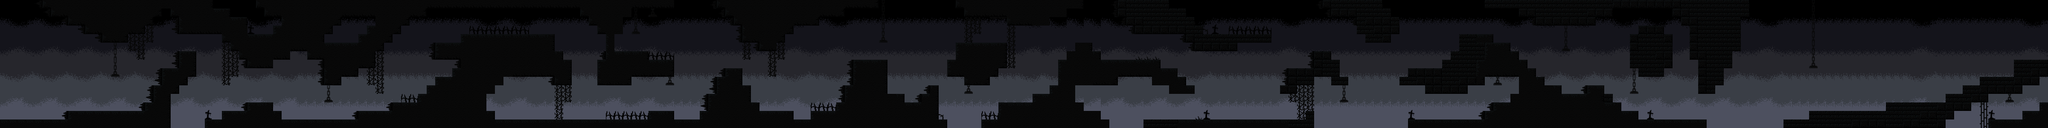

Tiled map render using the project's own tile images. Description and the map definition, with tile-layer contents summarised, below:
An orthogonal 240x15 tile map with 16x16 px tiles, 3 tile layers (Kachelebene 2, colliedes, deaths), 5 tilesets and 267 objects.

<map version="1.2" tiledversion="1.3.1" orientation="orthogonal" renderorder="right-down" compressionlevel="0" width="240" height="15" tilewidth="16" tileheight="16" infinite="0" nextlayerid="23" nextobjectid="516">
 <editorsettings>
  <export target="." format="tmx" />
 </editorsettings>
 <tileset firstgid="1" source="tileset_15.tsx" />
 <tileset firstgid="41" name="bg_void_02" tilewidth="64" tileheight="240" tilecount="1" columns="1">
  <image source="bg_void_02.png" width="64" height="240" />
 </tileset>
 <tileset firstgid="42" name="spikess" tilewidth="16" tileheight="16" tilecount="2" columns="1">
  <image source="spikes.png" width="16" height="32" />
 </tileset>
 <tileset firstgid="44" name="dekopack1" tilewidth="16" tileheight="16" tilecount="10" columns="5">
  <image source="dekopack1.png" width="80" height="32" />
 </tileset>
 <tileset firstgid="54" name="Grave02" tilewidth="13" tileheight="18" tilecount="1" columns="1">
  <image source="Grave02.png" width="13" height="18" />
 </tileset>
 <layer id="10" name="Kachelebene 2" width="240" height="15">
  <data>[3600 cells, 149 non-empty, 2 distinct tile ids]</data>
 </layer>
 <objectgroup id="17" name="hitboxes">
  <object id="135" x="0" y="224" width="160" height="16" />
  <object id="149" x="1888" y="32" width="64" height="16" />
  <object id="150" x="1808" y="16" width="96" height="16" />
  <object id="151" x="1792" y="0" width="32" height="16" />
  <object id="163" x="672" y="208" width="80" height="16" />
  <object id="164" x="736" y="192" width="96" height="16" />
  <object id="165" x="816" y="208" width="112" height="16" />
  <object id="167" x="912" y="224" width="320" height="16" />
  <object id="168" x="1216" y="208" width="48" height="16" />
  <object id="169" x="1248" y="224" width="288" height="16" />
  <object id="170" x="1520" y="208" width="64" height="16" />
  <object id="171" x="1568" y="192" width="32" height="16" />
  <object id="172" x="1584" y="160" width="16" height="32" />
  <object id="175" x="1664" y="176" width="32" height="16" />
  <object id="176" x="1728" y="176" width="32" height="16" />
  <object id="177" x="1744" y="160" width="16" height="16" />
  <object id="178" x="1840" y="224" width="32" height="16" />
  <object id="183" x="784" y="0" width="320" height="16" />
  <object id="184" x="1088" y="16" width="64" height="16" />
  <object id="185" x="1104" y="32" width="32" height="16" />
  <object id="186" x="1152" y="0" width="112" height="16" />
  <object id="187" x="1136" y="96" width="80" height="16" />
  <object id="188" x="1216" y="112" width="48" height="32" />
  <object id="189" x="1184" y="128" width="32" height="16" />
  <object id="191" x="944" y="128" width="96" height="16" />
  <object id="194" x="832" y="96" width="32" height="16" />
  <object id="195" x="864" y="112" width="80" height="16" />
  <object id="196" x="1040" y="96" width="16" height="16" />
  <object id="198" x="1344" y="0" width="32" height="16" />
  <object id="199" x="1360" y="16" width="32" height="16" />
  <object id="200" x="1376" y="32" width="32" height="16" />
  <object id="201" x="1392" y="48" width="32" height="32" />
  <object id="202" x="1424" y="64" width="32" height="32" />
  <object id="203" x="1456" y="0" width="16" height="80" />
  <object id="204" x="608" y="112" width="32" height="48" />
  <object id="205" x="640" y="96" width="32" height="48" />
  <object id="206" x="672" y="96" width="32" height="32" />
  <object id="207" x="2096" y="0" width="32" height="32" />
  <object id="208" x="2112" y="32" width="32" height="16" />
  <object id="209" x="2128" y="48" width="112" height="16" />
  <object id="210" x="2224" y="64" width="32" height="16" />
  <object id="212" x="2240" y="80" width="80" height="16" />
  <object id="214" x="2176" y="128" width="32" height="16" />
  <object id="215" x="2208" y="144" width="16" height="16" />
  <object id="217" x="2320" y="64" width="64" height="16" />
  <object id="218" x="2496" y="16" width="48" height="16" />
  <object id="219" x="2544" y="32" width="64" height="16" />
  <object id="227" x="2784" y="0" width="32" height="16" />
  <object id="229" x="2656" y="144" width="32" height="16" />
  <object id="230" x="2672" y="160" width="32" height="16" />
  <object id="231" x="2688" y="224" width="112" height="16" />
  <object id="232" x="2784" y="208" width="32" height="16" />
  <object id="233" x="2800" y="192" width="96" height="16" />
  <object id="234" x="2880" y="176" width="112" height="16" />
  <object id="235" x="2976" y="160" width="32" height="16" />
  <object id="236" x="2432" y="128" width="32" height="16" />
  <object id="249" x="2320" y="224" width="80" height="16" />
  <object id="258" x="3056" y="64" width="16" height="32" />
  <object id="259" x="3072" y="48" width="48" height="16" />
  <object id="260" x="3120" y="64" width="16" height="48" />
  <object id="261" x="3120" y="112" width="16" height="16" />
  <object id="263" x="2880" y="32" width="112" height="16" />
  <object id="264" x="2976" y="16" width="48" height="16" />
  <object id="265" x="3024" y="0" width="128" height="16" />
  <object id="266" x="3136" y="16" width="32" height="16" />
  <object id="267" x="3152" y="32" width="32" height="16" />
  <object id="268" x="3168" y="48" width="16" height="64" />
  <object id="269" x="3072" y="224" width="128" height="16" />
  <object id="276" x="2784" y="128" width="80" height="16" />
  <object id="277" x="2768" y="144" width="16" height="16" />
  <object id="278" x="2784" y="80" width="32" height="16" />
  <object id="288" x="3344" y="224" width="64" height="16" />
  <object id="289" x="3392" y="208" width="160" height="16" />
  <object id="290" x="3536" y="192" width="128" height="16" />
  <object id="291" x="3648" y="176" width="48" height="16" />
  <object id="292" x="3680" y="160" width="48" height="16" />
  <object id="293" x="3712" y="144" width="80" height="16" />
  <object id="294" x="3776" y="112" width="64" height="32" />
  <object id="330" x="3184" y="160" width="32" height="16" />
  <object id="336" x="1600" y="0.333333" width="17.6667" height="0.333333" />
  <object id="338" x="3536" y="0" width="49" height="2" />
  <object id="342" x="3585.33" y="-0.333333" width="27" height="3" />
  <object id="343" x="1600" y="112" width="64" height="16" />
  <object id="354" x="816" y="80" width="48" height="16" />
  <object id="355" x="864" y="64" width="176" height="16" />
  <object id="356" x="1024" y="80" width="16" height="16" />
  <object id="357" x="128" y="208" width="144" height="16" />
  <object id="358" x="304" y="0" width="16" height="16" />
  <object id="359" x="320" y="16" width="16" height="16" />
  <object id="360" x="352" y="48" />
  <object id="361" x="336" y="48" width="80" height="16" />
  <object id="362" x="416" y="64" width="16" height="16" />
  <object id="363" x="432" y="80" width="16" height="16" />
  <object id="364" x="448" y="96" width="16" height="16" />
  <object id="365" x="336" y="96" width="32" height="16" />
  <object id="366" x="352" y="112" width="16" height="32" />
  <object id="367" x="336" y="144" width="16" height="16" />
  <object id="368" x="384" y="224" width="32" height="16" />
  <object id="369" x="416" y="208" width="48" height="16" />
  </objectgroup>
 <layer id="18" name="colliedes" width="240" height="15">
  <data>[3600 cells, 1499 non-empty, 22 distinct tile ids]</data>
 </layer>
 <objectgroup id="13" name="dynamics">
  <!-- 13 objects omitted --></objectgroup>
 <layer id="19" name="deaths" width="240" height="15">
  <data>[3600 cells, 0 non-empty, 0 distinct tile ids]</data>
 </layer>
 <objectgroup id="16" name="deathcollids">
  <!-- 39 objects omitted --></objectgroup>
 <objectgroup id="21" name="Moving">
  <!-- 4 objects omitted --></objectgroup>
 <objectgroup id="22" name="movingdeco">
  <!-- 5 objects omitted --></objectgroup>
</map>
<!-- 168 of 267 objects omitted -->
